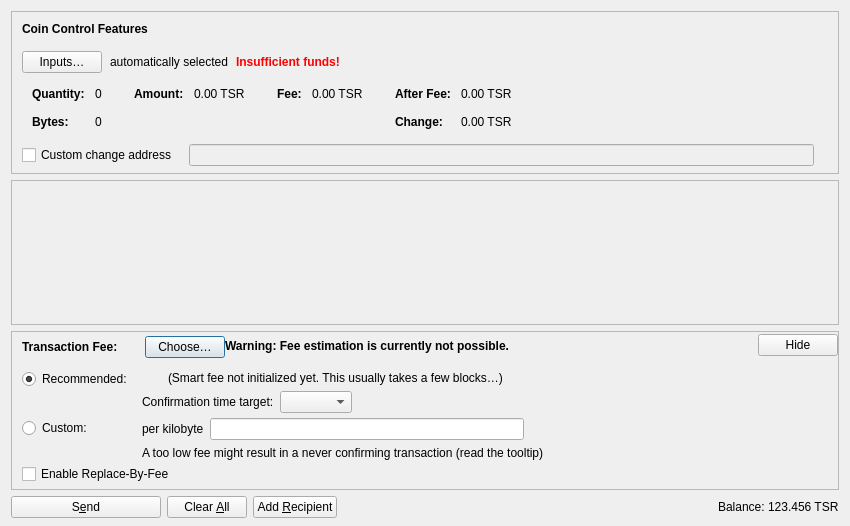
<?xml version="1.0" encoding="UTF-8"?>
<ui version="4.0">
 <class>SendCoinsDialog</class>
 <widget class="QDialog" name="SendCoinsDialog">
  <property name="geometry">
   <rect>
    <x>0</x>
    <y>0</y>
    <width>850</width>
    <height>526</height>
   </rect>
  </property>
  <property name="windowTitle">
   <string>Send Coins</string>
  </property>
  <layout class="QVBoxLayout" name="verticalLayout" stretch="0,1,0,0">
   <property name="bottomMargin">
    <number>8</number>
   </property>
   <item>
    <widget class="QFrame" name="frameCoinControl">
     <property name="sizePolicy">
      <sizepolicy hsizetype="Expanding" vsizetype="Expanding">
       <horstretch>0</horstretch>
       <verstretch>0</verstretch>
      </sizepolicy>
     </property>
     <property name="maximumSize">
      <size>
       <width>16777215</width>
       <height>16777215</height>
      </size>
     </property>
     <property name="frameShape">
      <enum>QFrame::StyledPanel</enum>
     </property>
     <property name="frameShadow">
      <enum>QFrame::Sunken</enum>
     </property>
     <layout class="QVBoxLayout" name="verticalLayoutCoinControl2">
      <property name="spacing">
       <number>0</number>
      </property>
      <property name="leftMargin">
       <number>0</number>
      </property>
      <property name="topMargin">
       <number>0</number>
      </property>
      <property name="rightMargin">
       <number>0</number>
      </property>
      <property name="bottomMargin">
       <number>6</number>
      </property>
      <item>
       <layout class="QVBoxLayout" name="verticalLayoutCoinControl" stretch="0,0,0,0,1">
        <property name="spacing">
         <number>0</number>
        </property>
        <property name="leftMargin">
         <number>10</number>
        </property>
        <property name="topMargin">
         <number>10</number>
        </property>
        <item>
         <layout class="QHBoxLayout" name="horizontalLayoutCoinControl1">
          <property name="bottomMargin">
           <number>15</number>
          </property>
          <item>
           <widget class="QLabel" name="labelCoinControlFeatures">
            <property name="sizePolicy">
             <sizepolicy hsizetype="Preferred" vsizetype="Maximum">
              <horstretch>0</horstretch>
              <verstretch>0</verstretch>
             </sizepolicy>
            </property>
            <property name="font">
             <font>
              <weight>75</weight>
              <bold>true</bold>
             </font>
            </property>
            <property name="styleSheet">
             <string notr="true">font-weight:bold;</string>
            </property>
            <property name="text">
             <string>Coin Control Features</string>
            </property>
           </widget>
          </item>
         </layout>
        </item>
        <item>
         <layout class="QHBoxLayout" name="horizontalLayoutCoinControl2" stretch="0,0,0,0">
          <property name="spacing">
           <number>8</number>
          </property>
          <property name="bottomMargin">
           <number>10</number>
          </property>
          <item>
           <widget class="QPushButton" name="pushButtonCoinControl">
            <property name="styleSheet">
             <string notr="true"/>
            </property>
            <property name="text">
             <string>Inputs…</string>
            </property>
            <property name="autoDefault">
             <bool>false</bool>
            </property>
           </widget>
          </item>
          <item>
           <widget class="QLabel" name="labelCoinControlAutomaticallySelected">
            <property name="text">
             <string>automatically selected</string>
            </property>
            <property name="margin">
             <number>5</number>
            </property>
           </widget>
          </item>
          <item>
           <widget class="QLabel" name="labelCoinControlInsuffFunds">
            <property name="font">
             <font>
              <weight>75</weight>
              <bold>true</bold>
             </font>
            </property>
            <property name="styleSheet">
             <string notr="true">color:red;font-weight:bold;</string>
            </property>
            <property name="text">
             <string>Insufficient funds!</string>
            </property>
            <property name="margin">
             <number>5</number>
            </property>
           </widget>
          </item>
          <item>
           <spacer name="horizontalSpacerCoinControl">
            <property name="orientation">
             <enum>Qt::Horizontal</enum>
            </property>
            <property name="sizeHint" stdset="0">
             <size>
              <width>40</width>
              <height>1</height>
             </size>
            </property>
           </spacer>
          </item>
         </layout>
        </item>
        <item>
         <widget class="QWidget" name="widgetCoinControl" native="true">
          <property name="sizePolicy">
           <sizepolicy hsizetype="Preferred" vsizetype="Preferred">
            <horstretch>0</horstretch>
            <verstretch>0</verstretch>
           </sizepolicy>
          </property>
          <property name="minimumSize">
           <size>
            <width>0</width>
            <height>0</height>
           </size>
          </property>
          <property name="styleSheet">
           <string notr="true"/>
          </property>
          <layout class="QHBoxLayout" name="horizontalLayoutCoinControl5">
           <property name="leftMargin">
            <number>0</number>
           </property>
           <property name="topMargin">
            <number>0</number>
           </property>
           <property name="rightMargin">
            <number>0</number>
           </property>
           <property name="bottomMargin">
            <number>0</number>
           </property>
           <item>
            <layout class="QHBoxLayout" name="horizontalLayoutCoinControl3" stretch="0,0,0,1">
             <property name="spacing">
              <number>20</number>
             </property>
             <property name="topMargin">
              <number>0</number>
             </property>
             <property name="bottomMargin">
              <number>10</number>
             </property>
             <item>
              <layout class="QFormLayout" name="formLayoutCoinControl1">
               <property name="labelAlignment">
                <set>Qt::AlignLeft|Qt::AlignVCenter</set>
               </property>
               <property name="horizontalSpacing">
                <number>10</number>
               </property>
               <property name="verticalSpacing">
                <number>14</number>
               </property>
               <property name="leftMargin">
                <number>10</number>
               </property>
               <property name="topMargin">
                <number>4</number>
               </property>
               <property name="rightMargin">
                <number>6</number>
               </property>
               <item row="0" column="0">
                <widget class="QLabel" name="labelCoinControlQuantityText">
                 <property name="font">
                  <font>
                   <weight>75</weight>
                   <bold>true</bold>
                  </font>
                 </property>
                 <property name="text">
                  <string>Quantity:</string>
                 </property>
                 <property name="margin">
                  <number>0</number>
                 </property>
                </widget>
               </item>
               <item row="0" column="1">
                <widget class="QLabel" name="labelCoinControlQuantity">
                 <property name="cursor">
                  <cursorShape>IBeamCursor</cursorShape>
                 </property>
                 <property name="contextMenuPolicy">
                  <enum>Qt::ActionsContextMenu</enum>
                 </property>
                 <property name="text">
                  <string notr="true">0</string>
                 </property>
                 <property name="margin">
                  <number>0</number>
                 </property>
                 <property name="textInteractionFlags">
                  <set>Qt::LinksAccessibleByMouse|Qt::TextSelectableByKeyboard|Qt::TextSelectableByMouse</set>
                 </property>
                </widget>
               </item>
               <item row="1" column="0">
                <widget class="QLabel" name="labelCoinControlBytesText">
                 <property name="font">
                  <font>
                   <weight>75</weight>
                   <bold>true</bold>
                  </font>
                 </property>
                 <property name="text">
                  <string>Bytes:</string>
                 </property>
                </widget>
               </item>
               <item row="1" column="1">
                <widget class="QLabel" name="labelCoinControlBytes">
                 <property name="cursor">
                  <cursorShape>IBeamCursor</cursorShape>
                 </property>
                 <property name="contextMenuPolicy">
                  <enum>Qt::ActionsContextMenu</enum>
                 </property>
                 <property name="text">
                  <string notr="true">0</string>
                 </property>
                 <property name="textInteractionFlags">
                  <set>Qt::LinksAccessibleByMouse|Qt::TextSelectableByKeyboard|Qt::TextSelectableByMouse</set>
                 </property>
                </widget>
               </item>
              </layout>
             </item>
             <item>
              <layout class="QFormLayout" name="formLayoutCoinControl2">
               <property name="horizontalSpacing">
                <number>10</number>
               </property>
               <property name="verticalSpacing">
                <number>14</number>
               </property>
               <property name="leftMargin">
                <number>6</number>
               </property>
               <property name="topMargin">
                <number>4</number>
               </property>
               <property name="rightMargin">
                <number>6</number>
               </property>
               <item row="0" column="0">
                <widget class="QLabel" name="labelCoinControlAmountText">
                 <property name="font">
                  <font>
                   <weight>75</weight>
                   <bold>true</bold>
                  </font>
                 </property>
                 <property name="text">
                  <string>Amount:</string>
                 </property>
                 <property name="margin">
                  <number>0</number>
                 </property>
                </widget>
               </item>
               <item row="0" column="1">
                <widget class="QLabel" name="labelCoinControlAmount">
                 <property name="cursor">
                  <cursorShape>IBeamCursor</cursorShape>
                 </property>
                 <property name="contextMenuPolicy">
                  <enum>Qt::ActionsContextMenu</enum>
                 </property>
                 <property name="text">
                  <string notr="true">0.00 TSR</string>
                 </property>
                 <property name="textInteractionFlags">
                  <set>Qt::LinksAccessibleByMouse|Qt::TextSelectableByKeyboard|Qt::TextSelectableByMouse</set>
                 </property>
                </widget>
               </item>
              </layout>
             </item>
             <item>
              <layout class="QFormLayout" name="formLayoutCoinControl3">
               <property name="horizontalSpacing">
                <number>10</number>
               </property>
               <property name="verticalSpacing">
                <number>14</number>
               </property>
               <property name="leftMargin">
                <number>6</number>
               </property>
               <property name="topMargin">
                <number>4</number>
               </property>
               <property name="rightMargin">
                <number>6</number>
               </property>
               <item row="0" column="0">
                <widget class="QLabel" name="labelCoinControlFeeText">
                 <property name="font">
                  <font>
                   <weight>75</weight>
                   <bold>true</bold>
                  </font>
                 </property>
                 <property name="text">
                  <string>Fee:</string>
                 </property>
                 <property name="margin">
                  <number>0</number>
                 </property>
                </widget>
               </item>
               <item row="0" column="1">
                <widget class="QLabel" name="labelCoinControlFee">
                 <property name="cursor">
                  <cursorShape>IBeamCursor</cursorShape>
                 </property>
                 <property name="contextMenuPolicy">
                  <enum>Qt::ActionsContextMenu</enum>
                 </property>
                 <property name="text">
                  <string notr="true">0.00 TSR</string>
                 </property>
                 <property name="textInteractionFlags">
                  <set>Qt::LinksAccessibleByMouse|Qt::TextSelectableByKeyboard|Qt::TextSelectableByMouse</set>
                 </property>
                </widget>
               </item>
              </layout>
             </item>
             <item>
              <layout class="QFormLayout" name="formLayoutCoinControl4">
               <property name="labelAlignment">
                <set>Qt::AlignLeft|Qt::AlignVCenter</set>
               </property>
               <property name="horizontalSpacing">
                <number>10</number>
               </property>
               <property name="verticalSpacing">
                <number>14</number>
               </property>
               <property name="leftMargin">
                <number>6</number>
               </property>
               <property name="topMargin">
                <number>4</number>
               </property>
               <property name="rightMargin">
                <number>6</number>
               </property>
               <item row="0" column="0">
                <widget class="QLabel" name="labelCoinControlAfterFeeText">
                 <property name="font">
                  <font>
                   <weight>75</weight>
                   <bold>true</bold>
                  </font>
                 </property>
                 <property name="text">
                  <string>After Fee:</string>
                 </property>
                 <property name="margin">
                  <number>0</number>
                 </property>
                </widget>
               </item>
               <item row="0" column="1">
                <widget class="QLabel" name="labelCoinControlAfterFee">
                 <property name="cursor">
                  <cursorShape>IBeamCursor</cursorShape>
                 </property>
                 <property name="contextMenuPolicy">
                  <enum>Qt::ActionsContextMenu</enum>
                 </property>
                 <property name="text">
                  <string notr="true">0.00 TSR</string>
                 </property>
                 <property name="textInteractionFlags">
                  <set>Qt::LinksAccessibleByMouse|Qt::TextSelectableByKeyboard|Qt::TextSelectableByMouse</set>
                 </property>
                </widget>
               </item>
               <item row="1" column="0">
                <widget class="QLabel" name="labelCoinControlChangeText">
                 <property name="font">
                  <font>
                   <weight>75</weight>
                   <bold>true</bold>
                  </font>
                 </property>
                 <property name="text">
                  <string>Change:</string>
                 </property>
                </widget>
               </item>
               <item row="1" column="1">
                <widget class="QLabel" name="labelCoinControlChange">
                 <property name="cursor">
                  <cursorShape>IBeamCursor</cursorShape>
                 </property>
                 <property name="contextMenuPolicy">
                  <enum>Qt::ActionsContextMenu</enum>
                 </property>
                 <property name="text">
                  <string notr="true">0.00 TSR</string>
                 </property>
                 <property name="textInteractionFlags">
                  <set>Qt::LinksAccessibleByMouse|Qt::TextSelectableByKeyboard|Qt::TextSelectableByMouse</set>
                 </property>
                </widget>
               </item>
              </layout>
             </item>
            </layout>
           </item>
          </layout>
         </widget>
        </item>
        <item>
         <layout class="QHBoxLayout" name="horizontalLayoutCoinControl4" stretch="0,0,0">
          <property name="spacing">
           <number>12</number>
          </property>
          <property name="sizeConstraint">
           <enum>QLayout::SetDefaultConstraint</enum>
          </property>
          <property name="topMargin">
           <number>5</number>
          </property>
          <property name="rightMargin">
           <number>5</number>
          </property>
          <item>
           <widget class="QCheckBox" name="checkBoxCoinControlChange">
            <property name="toolTip">
             <string>If this is activated, but the change address is empty or invalid, change will be sent to a newly generated address.</string>
            </property>
            <property name="text">
             <string>Custom change address</string>
            </property>
           </widget>
          </item>
          <item>
           <widget class="QValidatedLineEdit" name="lineEditCoinControlChange">
            <property name="enabled">
             <bool>false</bool>
            </property>
            <property name="sizePolicy">
             <sizepolicy hsizetype="Expanding" vsizetype="Fixed">
              <horstretch>0</horstretch>
              <verstretch>0</verstretch>
             </sizepolicy>
            </property>
           </widget>
          </item>
          <item>
           <widget class="QLabel" name="labelCoinControlChangeLabel">
            <property name="sizePolicy">
             <sizepolicy hsizetype="Preferred" vsizetype="Expanding">
              <horstretch>0</horstretch>
              <verstretch>0</verstretch>
             </sizepolicy>
            </property>
            <property name="minimumSize">
             <size>
              <width>0</width>
              <height>0</height>
             </size>
            </property>
            <property name="text">
             <string/>
            </property>
            <property name="margin">
             <number>3</number>
            </property>
           </widget>
          </item>
         </layout>
        </item>
        <item>
         <spacer name="verticalSpacerCoinControl">
          <property name="orientation">
           <enum>Qt::Vertical</enum>
          </property>
          <property name="sizeHint" stdset="0">
           <size>
            <width>800</width>
            <height>1</height>
           </size>
          </property>
         </spacer>
        </item>
       </layout>
      </item>
     </layout>
    </widget>
   </item>
   <item>
    <widget class="QScrollArea" name="scrollArea">
     <property name="widgetResizable">
      <bool>true</bool>
     </property>
     <widget class="QWidget" name="scrollAreaWidgetContents">
      <property name="geometry">
       <rect>
        <x>0</x>
        <y>0</y>
        <width>830</width>
        <height>104</height>
       </rect>
      </property>
      <layout class="QVBoxLayout" name="verticalLayout_2" stretch="0,1">
       <property name="leftMargin">
        <number>0</number>
       </property>
       <property name="topMargin">
        <number>0</number>
       </property>
       <property name="rightMargin">
        <number>0</number>
       </property>
       <property name="bottomMargin">
        <number>0</number>
       </property>
       <item>
        <layout class="QVBoxLayout" name="entries">
         <property name="spacing">
          <number>6</number>
         </property>
        </layout>
       </item>
       <item>
        <spacer name="verticalSpacer">
         <property name="orientation">
          <enum>Qt::Vertical</enum>
         </property>
         <property name="sizeHint" stdset="0">
          <size>
           <width>20</width>
           <height>40</height>
          </size>
         </property>
        </spacer>
       </item>
      </layout>
     </widget>
    </widget>
   </item>
   <item>
    <widget class="QFrame" name="frameFee">
     <property name="sizePolicy">
      <sizepolicy hsizetype="Expanding" vsizetype="Expanding">
       <horstretch>0</horstretch>
       <verstretch>0</verstretch>
      </sizepolicy>
     </property>
     <property name="maximumSize">
      <size>
       <width>16777215</width>
       <height>16777215</height>
      </size>
     </property>
     <property name="frameShape">
      <enum>QFrame::StyledPanel</enum>
     </property>
     <property name="frameShadow">
      <enum>QFrame::Sunken</enum>
     </property>
     <layout class="QVBoxLayout" name="verticalLayoutFee1">
      <property name="spacing">
       <number>0</number>
      </property>
      <property name="leftMargin">
       <number>0</number>
      </property>
      <property name="topMargin">
       <number>0</number>
      </property>
      <property name="rightMargin">
       <number>0</number>
      </property>
      <property name="bottomMargin">
       <number>0</number>
      </property>
      <item>
       <layout class="QVBoxLayout" name="verticalLayoutFee2" stretch="0,0,0">
        <property name="spacing">
         <number>0</number>
        </property>
        <property name="leftMargin">
         <number>10</number>
        </property>
        <property name="topMargin">
         <number>0</number>
        </property>
        <item>
         <layout class="QHBoxLayout" name="horizontalLayoutFee1">
          <property name="bottomMargin">
           <number>0</number>
          </property>
          <item>
           <layout class="QVBoxLayout" name="verticalLayoutFee7">
            <property name="spacing">
             <number>0</number>
            </property>
            <item>
             <spacer name="verticalSpacerSmartFee">
              <property name="orientation">
               <enum>Qt::Vertical</enum>
              </property>
              <property name="sizeType">
               <enum>QSizePolicy::Fixed</enum>
              </property>
              <property name="sizeHint" stdset="0">
               <size>
                <width>1</width>
                <height>4</height>
               </size>
              </property>
             </spacer>
            </item>
            <item>
             <layout class="QHBoxLayout" name="horizontalLayoutSmartFee">
              <property name="spacing">
               <number>10</number>
              </property>
              <item>
               <widget class="QLabel" name="labelFeeHeadline">
                <property name="sizePolicy">
                 <sizepolicy hsizetype="Preferred" vsizetype="Maximum">
                  <horstretch>0</horstretch>
                  <verstretch>0</verstretch>
                 </sizepolicy>
                </property>
                <property name="font">
                 <font>
                  <weight>75</weight>
                  <bold>true</bold>
                 </font>
                </property>
                <property name="styleSheet">
                 <string notr="true">font-weight:bold;</string>
                </property>
                <property name="text">
                 <string>Transaction Fee:</string>
                </property>
               </widget>
              </item>
              <item>
               <widget class="QLabel" name="labelFeeMinimized">
                <property name="text">
                 <string/>
                </property>
               </widget>
              </item>
              <item>
               <widget class="QPushButton" name="buttonChooseFee">
                <property name="text">
                 <string>Choose…</string>
                </property>
               </widget>
              </item>
             </layout>
            </item>
            <item>
             <spacer name="verticalSpacer_5">
              <property name="orientation">
               <enum>Qt::Vertical</enum>
              </property>
              <property name="sizeHint" stdset="0">
               <size>
                <width>1</width>
                <height>1</height>
               </size>
              </property>
             </spacer>
            </item>
           </layout>
          </item>
          <item>
           <widget class="QLabel" name="fallbackFeeWarningLabel">
            <property name="toolTip">
             <string>Using the fallbackfee can result in sending a transaction that will take several hours or days (or never) to confirm. Consider choosing your fee manually or wait until you have validated the complete chain.</string>
            </property>
            <property name="font">
            <font>
                <weight>75</weight>
                <bold>true</bold>
            </font>
            </property>
            <property name="text">
             <string>Warning: Fee estimation is currently not possible.</string>
            </property>
            <property name="wordWrap">
             <bool>false</bool>
            </property>
           </widget>
          </item>
          <item>
           <spacer name="horizontalSpacer_4">
            <property name="orientation">
             <enum>Qt::Horizontal</enum>
            </property>
            <property name="sizeType">
             <enum>QSizePolicy::MinimumExpanding</enum>
            </property>
            <property name="sizeHint" stdset="0">
             <size>
              <width>40</width>
              <height>20</height>
             </size>
            </property>
           </spacer>
          </item>
          <item>
           <widget class="QPushButton" name="buttonMinimizeFee">
            <property name="toolTip">
             <string>Hide transaction fee settings</string>
            </property>
            <property name="text">
             <string>Hide</string>
            </property>
           </widget>
          </item>
         </layout>
        </item>
        <item>
         <widget class="QFrame" name="frameFeeSelection">
          <layout class="QVBoxLayout" name="verticalLayoutFee12">
           <property name="spacing">
            <number>0</number>
           </property>
           <property name="leftMargin">
            <number>0</number>
           </property>
           <property name="topMargin">
            <number>0</number>
           </property>
           <property name="rightMargin">
            <number>0</number>
           </property>
           <property name="bottomMargin">
            <number>0</number>
           </property>
           <item>
            <layout class="QGridLayout" name="gridLayoutFee">
             <property name="topMargin">
              <number>10</number>
             </property>
             <property name="bottomMargin">
              <number>4</number>
             </property>
             <property name="horizontalSpacing">
              <number>10</number>
             </property>
             <property name="verticalSpacing">
              <number>4</number>
             </property>
             <item row="1" column="1">
              <layout class="QVBoxLayout" name="verticalLayoutFee8">
               <property name="spacing">
                <number>6</number>
               </property>
               <item>
                <layout class="QHBoxLayout" name="horizontalLayoutFee13">
                 <item>
                  <widget class="QLabel" name="labelCustomPerKilobyte">
                   <property name="toolTip">
                    <string>Specify a custom fee per kB (1,000 bytes) of the transaction's virtual size.

Note:  Since the fee is calculated on a per-byte basis, a fee rate of "100 tessers per kvB" for a transaction size of 500 virtual bytes (half of 1 kvB) would ultimately yield a fee of only 50 satoshis.</string>
                   </property>
                   <property name="text">
                    <string>per kilobyte</string>
                   </property>
                  </widget>
                 </item>
                 <item>
                  <widget class="BitcoinAmountField" name="customFee"/>
                 </item>
                 <item>
                  <spacer name="horizontalSpacer_6">
                   <property name="orientation">
                    <enum>Qt::Horizontal</enum>
                   </property>
                   <property name="sizeHint" stdset="0">
                    <size>
                     <width>1</width>
                     <height>1</height>
                    </size>
                   </property>
                  </spacer>
                 </item>
                </layout>
               </item>
               <item>
                <layout class="QHBoxLayout" name="horizontalLayoutFee8">
                 <item>
                  <widget class="QLabel" name="labelCustomFeeWarning">
                   <property name="enabled">
                    <bool>true</bool>
                   </property>
                   <property name="toolTip">
                    <string>When there is less transaction volume than space in the blocks, miners as well as relaying nodes may enforce a minimum fee. Paying only this minimum fee is just fine, but be aware that this can result in a never confirming transaction once there is more demand for tesser transactions than the network can process.</string>
                   </property>
                   <property name="text">
                    <string>A too low fee might result in a never confirming transaction (read the tooltip)</string>
                   </property>
                  </widget>
                 </item>
                 <item>
                  <spacer name="horizontalSpacer_2">
                   <property name="orientation">
                    <enum>Qt::Horizontal</enum>
                   </property>
                   <property name="sizeHint" stdset="0">
                    <size>
                     <width>1</width>
                     <height>1</height>
                    </size>
                   </property>
                  </spacer>
                 </item>
                </layout>
               </item>
              </layout>
             </item>
             <item row="0" column="0">
              <layout class="QVBoxLayout" name="verticalLayoutFee4" stretch="0,1">
               <item>
                <widget class="QRadioButton" name="radioSmartFee">
                 <property name="text">
                  <string>Recommended:</string>
                 </property>
                 <property name="checked">
                  <bool>true</bool>
                 </property>
                 <attribute name="buttonGroup">
                  <string notr="true">groupFee</string>
                 </attribute>
                </widget>
               </item>
               <item>
                <spacer name="verticalSpacer_2">
                 <property name="orientation">
                  <enum>Qt::Vertical</enum>
                 </property>
                 <property name="sizeHint" stdset="0">
                  <size>
                   <width>1</width>
                   <height>1</height>
                  </size>
                 </property>
                </spacer>
               </item>
              </layout>
             </item>
             <item row="1" column="0">
              <layout class="QVBoxLayout" name="verticalLayoutFee9" stretch="0,1">
               <item>
                <widget class="QRadioButton" name="radioCustomFee">
                 <property name="text">
                  <string>Custom:</string>
                 </property>
                 <attribute name="buttonGroup">
                  <string notr="true">groupFee</string>
                 </attribute>
                </widget>
               </item>
               <item>
                <spacer name="verticalSpacer_6">
                 <property name="orientation">
                  <enum>Qt::Vertical</enum>
                 </property>
                 <property name="sizeHint" stdset="0">
                  <size>
                   <width>1</width>
                   <height>1</height>
                  </size>
                 </property>
                </spacer>
               </item>
              </layout>
             </item>
             <item row="0" column="1">
              <layout class="QVBoxLayout" name="verticalLayoutFee3" stretch="0,0,1">
               <property name="spacing">
                <number>6</number>
               </property>
               <property name="topMargin">
                <number>2</number>
               </property>
               <item>
                <layout class="QHBoxLayout" name="horizontalLayoutFee12">
                 <item>
                  <widget class="QLabel" name="labelSmartFee">
                   <property name="text">
                    <string/>
                   </property>
                  </widget>
                 </item>
                 <item>
                  <widget class="QLabel" name="labelFeeEstimation">
                   <property name="text">
                    <string/>
                   </property>
                  </widget>
                 </item>
                 <item>
                  <widget class="QLabel" name="labelSmartFee2">
                   <property name="text">
                    <string>(Smart fee not initialized yet. This usually takes a few blocks…)</string>
                   </property>
                  </widget>
                 </item>
                 <item>
                  <spacer name="horizontalSpacer_5">
                   <property name="orientation">
                    <enum>Qt::Horizontal</enum>
                   </property>
                   <property name="sizeHint" stdset="0">
                    <size>
                     <width>1</width>
                     <height>1</height>
                    </size>
                   </property>
                  </spacer>
                 </item>
                </layout>
               </item>
               <item>
                <layout class="QHBoxLayout" name="horizontalLayoutFee9">
                 <item>
                  <layout class="QVBoxLayout" name="verticalLayoutFee6">
                   <item>
                    <widget class="QLabel" name="labelSmartFee3">
                     <property name="text">
                      <string>Confirmation time target:</string>
                     </property>
                    </widget>
                   </item>
                  </layout>
                 </item>
                 <item>
                  <layout class="QVBoxLayout" name="verticalLayoutFee5">
                   <property name="rightMargin">
                    <number>30</number>
                   </property>
                   <item>
                    <layout class="QHBoxLayout" name="horizontalLayoutConfTarget">
                     <property name="bottomMargin">
                      <number>0</number>
                     </property>
                     <item>
                      <widget class="QComboBox" name="confTargetSelector"/>
                     </item>
                     <item>
                      <spacer name="horizontalSpacerConfTarget">
                       <property name="orientation">
                        <enum>Qt::Horizontal</enum>
                       </property>
                       <property name="sizeHint" stdset="0">
                        <size>
                         <width>40</width>
                         <height>20</height>
                        </size>
                       </property>
                      </spacer>
                     </item>
                    </layout>
                   </item>
                  </layout>
                 </item>
                </layout>
               </item>
               <item>
                <spacer name="verticalSpacer_4">
                 <property name="orientation">
                  <enum>Qt::Vertical</enum>
                 </property>
                 <property name="sizeHint" stdset="0">
                  <size>
                   <width>1</width>
                   <height>1</height>
                  </size>
                 </property>
                </spacer>
               </item>
              </layout>
             </item>
            </layout>
           </item>
           <item>
            <widget class="QCheckBox" name="optInRBF">
             <property name="text">
              <string>Enable Replace-By-Fee</string>
             </property>
             <property name="toolTip">
              <string>With Replace-By-Fee (BIP-125) you can increase a transaction's fee after it is sent. Without this, a higher fee may be recommended to compensate for increased transaction delay risk.</string>
             </property>
            </widget>
           </item>
          </layout>
         </widget>
        </item>
        <item>
         <spacer name="verticalSpacerFee">
          <property name="orientation">
           <enum>Qt::Vertical</enum>
          </property>
          <property name="sizeHint" stdset="0">
           <size>
            <width>40</width>
            <height>5</height>
           </size>
          </property>
         </spacer>
        </item>
       </layout>
      </item>
     </layout>
    </widget>
   </item>
   <item>
    <layout class="QHBoxLayout" name="horizontalLayout">
     <item>
      <widget class="QPushButton" name="sendButton">
       <property name="minimumSize">
        <size>
         <width>150</width>
         <height>0</height>
        </size>
       </property>
       <property name="toolTip">
        <string>Confirm the send action</string>
       </property>
       <property name="text">
        <string>S&amp;end</string>
       </property>
       <property name="icon">
        <iconset resource="../bitcoin.qrc">
         <normaloff>:/icons/send</normaloff>:/icons/send</iconset>
       </property>
       <property name="autoDefault">
        <bool>false</bool>
       </property>
       <property name="default">
        <bool>false</bool>
       </property>
      </widget>
     </item>
     <item>
      <widget class="QPushButton" name="clearButton">
       <property name="sizePolicy">
        <sizepolicy hsizetype="Minimum" vsizetype="Fixed">
         <horstretch>0</horstretch>
         <verstretch>0</verstretch>
        </sizepolicy>
       </property>
       <property name="toolTip">
        <string>Clear all fields of the form.</string>
       </property>
       <property name="text">
        <string>Clear &amp;All</string>
       </property>
       <property name="icon">
        <iconset resource="../bitcoin.qrc">
         <normaloff>:/icons/remove</normaloff>:/icons/remove</iconset>
       </property>
       <property name="autoDefault">
        <bool>false</bool>
       </property>
      </widget>
     </item>
     <item>
      <widget class="QPushButton" name="addButton">
       <property name="toolTip">
        <string>Send to multiple recipients at once</string>
       </property>
       <property name="text">
        <string>Add &amp;Recipient</string>
       </property>
       <property name="icon">
        <iconset resource="../bitcoin.qrc">
         <normaloff>:/icons/add</normaloff>:/icons/add</iconset>
       </property>
       <property name="autoDefault">
        <bool>false</bool>
       </property>
      </widget>
     </item>
     <item>
      <spacer name="horizontalSpacer">
       <property name="orientation">
        <enum>Qt::Horizontal</enum>
       </property>
       <property name="sizeHint" stdset="0">
        <size>
         <width>40</width>
         <height>20</height>
        </size>
       </property>
      </spacer>
     </item>
     <item>
      <layout class="QHBoxLayout" name="horizontalLayout_2">
       <property name="spacing">
        <number>3</number>
       </property>
       <item>
        <widget class="QLabel" name="labelBalanceName">
         <property name="sizePolicy">
          <sizepolicy hsizetype="Preferred" vsizetype="Fixed">
           <horstretch>0</horstretch>
           <verstretch>0</verstretch>
          </sizepolicy>
         </property>
         <property name="text">
          <string>Balance:</string>
         </property>
        </widget>
       </item>
       <item>
        <widget class="QLabel" name="labelBalance">
         <property name="sizePolicy">
          <sizepolicy hsizetype="Preferred" vsizetype="Fixed">
           <horstretch>0</horstretch>
           <verstretch>0</verstretch>
          </sizepolicy>
         </property>
         <property name="cursor">
          <cursorShape>IBeamCursor</cursorShape>
         </property>
         <property name="text">
          <string notr="true">123.456 TSR</string>
         </property>
         <property name="textInteractionFlags">
          <set>Qt::LinksAccessibleByMouse|Qt::TextSelectableByKeyboard|Qt::TextSelectableByMouse</set>
         </property>
        </widget>
       </item>
      </layout>
     </item>
    </layout>
   </item>
  </layout>
 </widget>
 <customwidgets>
  <customwidget>
   <class>QValidatedLineEdit</class>
   <extends>QLineEdit</extends>
   <header>qt/qvalidatedlineedit.h</header>
  </customwidget>
  <customwidget>
   <class>BitcoinAmountField</class>
   <extends>QLineEdit</extends>
   <header>qt/bitcoinamountfield.h</header>
   <container>1</container>
  </customwidget>
 </customwidgets>
 <resources>
  <include location="../bitcoin.qrc"/>
 </resources>
 <connections/>
 <buttongroups>
  <buttongroup name="groupFee"/>
 </buttongroups>
</ui>
